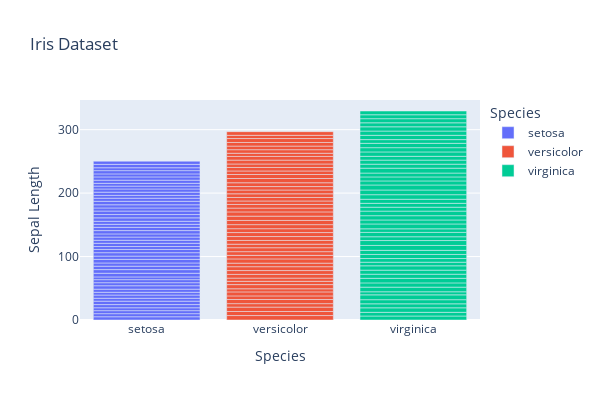

Notebook code cell kept with this figure:
### Code cell
px.bar(df,x='species',y='sepal_length',color='species',title='Iris Dataset',labels = {'species':'Species','sepal_length':'Sepal Length'},height=400, width=600)

### Figure 1 — Plotly figure (JSON) as saved in the notebook; plotly's stock layout.template omitted (floating-point values rounded to 4 significant figures)
{"data": [{"alignmentgroup": "True", "hovertemplate": "Species=%{x}<br>Sepal Length=%{y}<extra></extra>", "legendgroup": "setosa", "marker": {"color": "#636efa", "pattern": {"shape": ""}}, "name": "setosa", "offsetgroup": "setosa", "orientation": "v", "showlegend": true, "textposition": "auto", "type": "bar", "x": ["setosa", "setosa", "setosa", "setosa", "setosa", "setosa", "setosa", "setosa", "setosa", "setosa", "setosa", "setosa", "setosa", "setosa", "setosa", "setosa", "setosa", "setosa", "setosa", "setosa", "setosa", "setosa", "setosa", "setosa", "setosa", "setosa", "setosa", "setosa", "setosa", "setosa", "setosa", "setosa", "setosa", "setosa", "setosa", "setosa", "setosa", "setosa", "setosa", "setosa", "setosa", "setosa", "setosa", "setosa", "setosa", "setosa", "setosa", "setosa", "setosa", "setosa"], "xaxis": "x", "y": [5.1, 4.9, 4.7, 4.6, 5, 5.4, 4.6, 5, 4.4, 4.9, 5.4, 4.8, 4.8, 4.3, 5.8, 5.7, 5.4, 5.1, 5.7, 5.1, 5.4, 5.1, 4.6, 5.1, 4.8, 5, 5, 5.2, 5.2, 4.7, 4.8, 5.4, 5.2, 5.5, 4.9, 5, 5.5, 4.9, 4.4, 5.1, 5, 4.5, 4.4, 5, 5.1, 4.8, 5.1, 4.6, 5.3, 5], "yaxis": "y"}, {"alignmentgroup": "True", "hovertemplate": "Species=%{x}<br>Sepal Length=%{y}<extra></extra>", "legendgroup": "versicolor", "marker": {"color": "#EF553B", "pattern": {"shape": ""}}, "name": "versicolor", "offsetgroup": "versicolor", "orientation": "v", "showlegend": true, "textposition": "auto", "type": "bar", "x": ["versicolor", "versicolor", "versicolor", "versicolor", "versicolor", "versicolor", "versicolor", "versicolor", "versicolor", "versicolor", "versicolor", "versicolor", "versicolor", "versicolor", "versicolor", "versicolor", "versicolor", "versicolor", "versicolor", "versicolor", "versicolor", "versicolor", "versicolor", "versicolor", "versicolor", "versicolor", "versicolor", "versicolor", "versicolor", "versicolor", "versicolor", "versicolor", "versicolor", "versicolor", "versicolor", "versicolor", "versicolor", "versicolor", "versicolor", "versicolor", "versicolor", "versicolor", "versicolor", "versicolor", "versicolor", "versicolor", "versicolor", "versicolor", "versicolor", "versicolor"], "xaxis": "x", "y": [7, 6.4, 6.9, 5.5, 6.5, 5.7, 6.3, 4.9, 6.6, 5.2, 5, 5.9, 6, 6.1, 5.6, 6.7, 5.6, 5.8, 6.2, 5.6, 5.9, 6.1, 6.3, 6.1, 6.4, 6.6, 6.8, 6.7, 6, 5.7, 5.5, 5.5, 5.8, 6, 5.4, 6, 6.7, 6.3, 5.6, 5.5, 5.5, 6.1, 5.8, 5, 5.6, 5.7, 5.7, 6.2, 5.1, 5.7], "yaxis": "y"}, {"alignmentgroup": "True", "hovertemplate": "Species=%{x}<br>Sepal Length=%{y}<extra></extra>", "legendgroup": "virginica", "marker": {"color": "#00cc96", "pattern": {"shape": ""}}, "name": "virginica", "offsetgroup": "virginica", "orientation": "v", "showlegend": true, "textposition": "auto", "type": "bar", "x": ["virginica", "virginica", "virginica", "virginica", "virginica", "virginica", "virginica", "virginica", "virginica", "virginica", "virginica", "virginica", "virginica", "virginica", "virginica", "virginica", "virginica", "virginica", "virginica", "virginica", "virginica", "virginica", "virginica", "virginica", "virginica", "virginica", "virginica", "virginica", "virginica", "virginica", "virginica", "virginica", "virginica", "virginica", "virginica", "virginica", "virginica", "virginica", "virginica", "virginica", "virginica", "virginica", "virginica", "virginica", "virginica", "virginica", "virginica", "virginica", "virginica", "virginica"], "xaxis": "x", "y": [6.3, 5.8, 7.1, 6.3, 6.5, 7.6, 4.9, 7.3, 6.7, 7.2, 6.5, 6.4, 6.8, 5.7, 5.8, 6.4, 6.5, 7.7, 7.7, 6, 6.9, 5.6, 7.7, 6.3, 6.7, 7.2, 6.2, 6.1, 6.4, 7.2, 7.4, 7.9, 6.4, 6.3, 6.1, 7.7, 6.3, 6.4, 6, 6.9, 6.7, 6.9, 5.8, 6.8, 6.7, 6.7, 6.3, 6.5, 6.2, 5.9], "yaxis": "y"}], "layout": {"barmode": "relative", "height": 400, "legend": {"title": {"text": "Species"}, "tracegroupgap": 0}, "title": {"text": "Iris Dataset"}, "width": 600, "xaxis": {"anchor": "y", "categoryarray": ["setosa", "versicolor", "virginica"], "categoryorder": "array", "domain": [0, 1], "title": {"text": "Species"}}, "yaxis": {"anchor": "x", "domain": [0, 1], "title": {"text": "Sepal Length"}}}}
